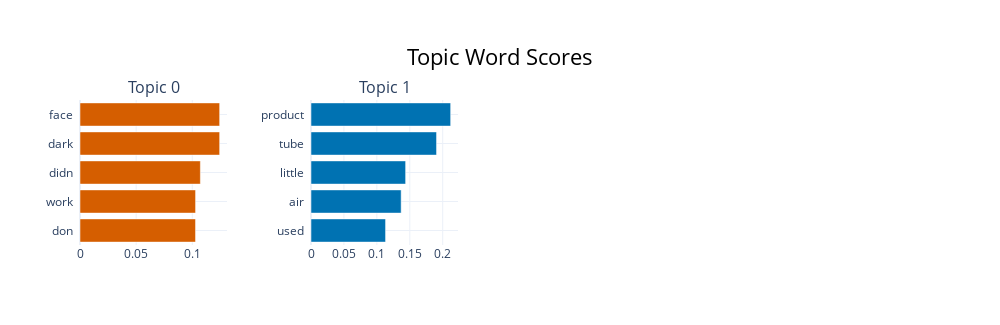

The cell this chart's notebook holds for it:
### Code cell
topic_model.visualize_barchart()

### Figure 1 — Plotly figure (JSON) as saved in the notebook; plotly's stock layout.template omitted (floating-point values rounded to 4 significant figures)
{"data": [{"marker": {"color": "#D55E00"}, "orientation": "h", "type": "bar", "x": [0.1029, 0.1029, 0.1072, 0.1244, 0.1244], "xaxis": "x", "y": ["don  ", "work  ", "didn  ", "dark  ", "face  "], "yaxis": "y"}, {"marker": {"color": "#0072B2"}, "orientation": "h", "type": "bar", "x": [0.1132, 0.1369, 0.1437, 0.1906, 0.212], "xaxis": "x2", "y": ["used  ", "air  ", "little  ", "tube  ", "product  "], "yaxis": "y2"}], "layout": {"annotations": [{"font": {"size": 16}, "showarrow": false, "text": "Topic 0", "x": 0.0875, "xanchor": "center", "xref": "paper", "y": 1, "yanchor": "bottom", "yref": "paper"}, {"font": {"size": 16}, "showarrow": false, "text": "Topic 1", "x": 0.3625, "xanchor": "center", "xref": "paper", "y": 1, "yanchor": "bottom", "yref": "paper"}], "height": 325, "hoverlabel": {"bgcolor": "white", "font": {"family": "Rockwell", "size": 16}}, "showlegend": false, "title": {"font": {"color": "Black", "size": 22}, "text": "Topic Word Scores", "x": 0.5, "xanchor": "center", "yanchor": "top"}, "width": 1000, "xaxis": {"anchor": "y", "autorange": true, "domain": [0, 0.175], "range": [0, 0.1309], "showgrid": true, "type": "linear"}, "xaxis2": {"anchor": "y2", "autorange": true, "domain": [0.275, 0.45], "range": [0, 0.2232], "showgrid": true, "type": "linear"}, "xaxis3": {"anchor": "y3", "domain": [0.55, 0.725], "showgrid": true}, "xaxis4": {"anchor": "y4", "domain": [0.825, 1], "showgrid": true}, "yaxis": {"anchor": "x", "autorange": true, "domain": [0, 1], "range": [-0.5, 4.5], "showgrid": true, "type": "category"}, "yaxis2": {"anchor": "x2", "autorange": true, "domain": [0, 1], "range": [-0.5, 4.5], "showgrid": true, "type": "category"}, "yaxis3": {"anchor": "x3", "domain": [0, 1], "showgrid": true}, "yaxis4": {"anchor": "x4", "domain": [0, 1], "showgrid": true}}}
